Frame 1 (no input): blank canvas, image omitted
Frame 60 (no input): blank canvas, image omitted
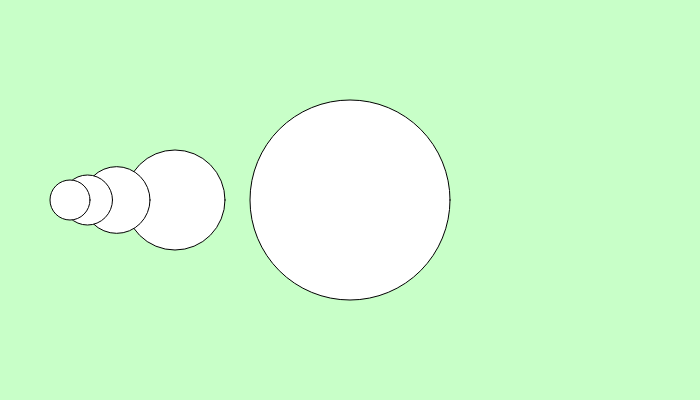
Frame 120 (the mouse pressed at the canvas centre since frame 60)

The p5.js sketch whose frames 1 and 60 were blank and that drew this single picture after the mouse press (run headless with seeded random() and noise() and a simulated clock; from frame 60 on, the mouse is pressed at the canvas centre):

// p5.js sketch
// ── sketch.js

function setup() {
  createCanvas(700, 400);

}

function draw() {
  background(240, 200, 200);

  if (mouseIsPressed){
    background(mouseY, mouseX, 200);
  }
  // this is my cool loop for circles that move
  for(var i=0; i < 6; i++) {
    ellipse(mouseX/i, 200, mouseY/i, mouseY/i);
  }

}
